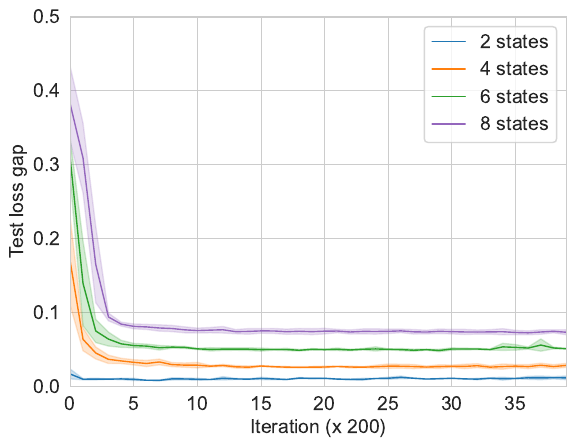

This chart was generated by the following Python code:
#%%
import wandb
import pandas as pd
import seaborn as sns
from matplotlib import pyplot as plt
import numpy as np

api = wandb.Api()
sns.set_style("whitegrid")
fig, ax = plt.subplots()

def moving_average(a, n=3):
	t = np.floor(n/2).astype(int)
	b = np.zeros(a.shape)
	for i in range(b.shape[-1]):
		b[i] = np.mean(a[max(0, i-t):min(i+t+1, a.shape[-1])])
	
	return b

for vocab_size, color in zip([2, 4, 6, 8], ["tab:blue", "tab:orange", "tab:green", "tab:purple"]):
    df = []
    losses = []
    for run in api.runs("mamba-markov/markov-mamba-states", {"config.vocab_size": vocab_size}):
        try:
            df.append(run.history(samples=25000))
        except:
            pass

    for h in df:
        loss = h["val/loss_gap"].values[:]
        loss = loss[~np.isnan(loss)]
        #est = moving_average(est, n=50)
        losses.append(loss)
    
    losses = np.stack(losses)
    loss_mean = np.nanmean(losses, axis=0)
    loss_std = np.nanstd(losses, axis=0)

    ax.plot(loss_mean, color=color, label=str(vocab_size)+" states", linewidth=1)
    ax.fill_between(range(len(loss_mean)), loss_mean-loss_std, loss_mean+loss_std, color=color, alpha=0.2)

ax.set(xlabel="Iteration (x 200)", ylabel="Test loss gap")
ax.xaxis.label.set_fontsize(14)
ax.yaxis.label.set_fontsize(14)
plt.xlim((0,39))
plt.ylim((0.0,0.5))
plt.xticks(fontsize=14)
plt.yticks(fontsize=14)
ax.legend(prop={'size': 14}, handlelength=1.7)
ax.grid(True, which="both")
fig.savefig("mamba-states-loss.pdf", bbox_inches='tight')